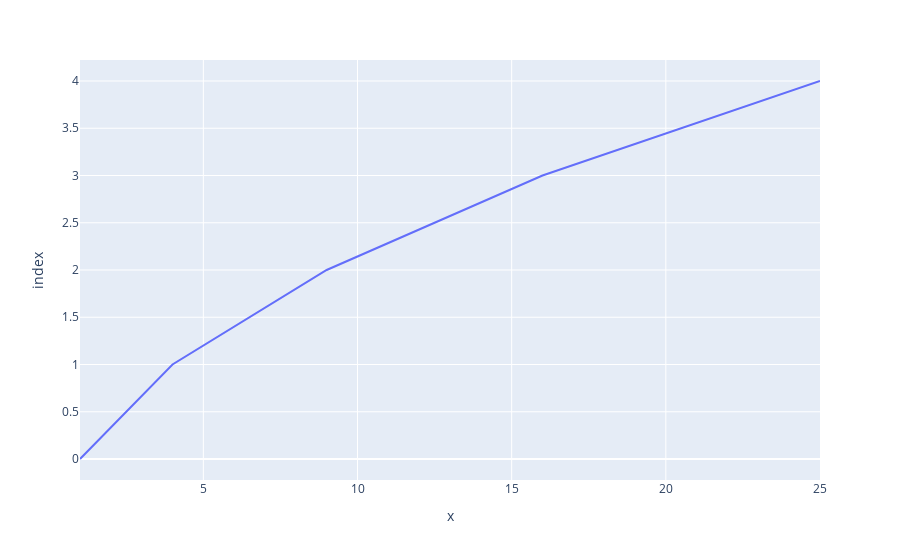

The code cell stored with this chart in its notebook:
### Code cell
figure.show()

### Figure 1 — Plotly figure (JSON) as saved in the notebook; plotly's stock layout.template omitted (floating-point values rounded to 4 significant figures)
{"data": [{"hovertemplate": "x=%{x}<br>index=%{y}<extra></extra>", "legendgroup": "", "line": {"color": "#636efa", "dash": "solid"}, "marker": {"symbol": "circle"}, "mode": "lines", "name": "", "orientation": "h", "showlegend": false, "type": "scatter", "x": [1, 4, 9, 16, 25], "xaxis": "x", "y": [0, 1, 2, 3, 4], "yaxis": "y"}], "layout": {"legend": {"tracegroupgap": 0}, "margin": {"t": 60}, "xaxis": {"anchor": "y", "domain": [0, 1], "title": {"text": "x"}}, "yaxis": {"anchor": "x", "domain": [0, 1], "title": {"text": "index"}}}}
